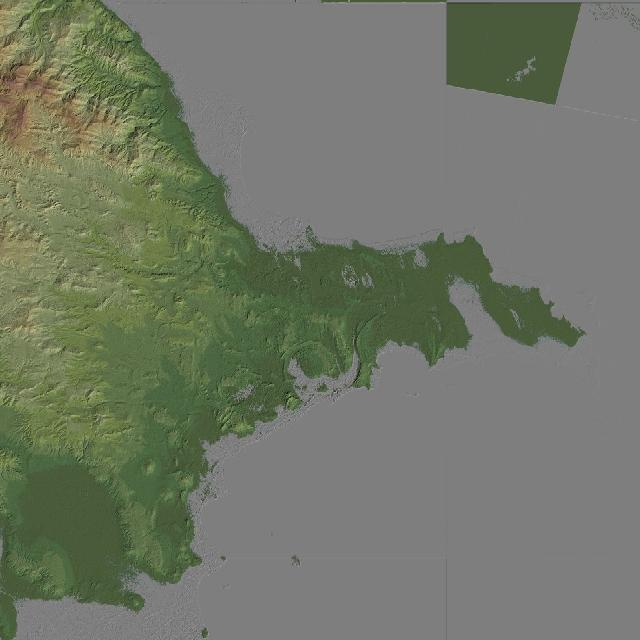
#> input picture web/data/maps/azerbaijan-earth-close-topo.jpg, 640 x 640 px; its folder holds only this picture in this run
$ python atlas_art.py ../web/data/maps/azerbaijan-earth-close-topo.jpg
#> lines starting #> are read from the running program, lines starting #| are printed output that depends on the picture
"""Opening figure: turn the public-domain photograph of the Farnese Atlas into a grid of characters.

    python -I pipeline/atlas_art.py path/to/atlas.png

Source: "Atlas, in the National Museum of Naples", photograph by Giacomo Brogi, reproduced in W. T. Olcott,
Star Lore of All Ages (1911). Public domain. Wikimedia Commons:
https://commons.wikimedia.org/wiki/File:Star_Lore_Of_All_Ages_(1911),_0125,_Atlas.png

Brightness picks the character, as for the globes: the dark background becomes spaces, the marble becomes ink.
Only the character grid is written to the site (web/js/atlas-art.js); the photograph itself is not published.
"""
import sys
from pathlib import Path

from PIL import Image, ImageOps

RAMP = " .:-=+*#%@"
COLS = 60
CELL_ASPECT = 0.59          # a character cell is this wide for its height (IBM Plex Mono, line-height 1.02)
CROP = (0.045, 0.03, 0.955, 0.97)   # trim the printed border of the plate (fractions of width and height)
BLACK, WHITE = 70, 235      # brightness at or below BLACK is background; at or above WHITE is the densest character


def main(path):
    im = Image.open(path).convert("L")
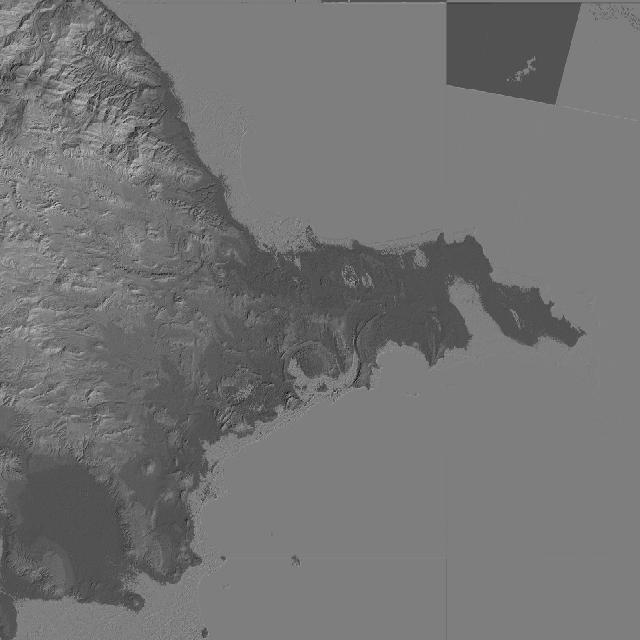
#> im: PIL image 640x640 L; min 7, max 214, mean 115.4
    w, h = im.size
#> w = 640; h = 640
    im = im.crop((int(CROP[0] * w), int(CROP[1] * h), int(CROP[2] * w), int(CROP[3] * h)))
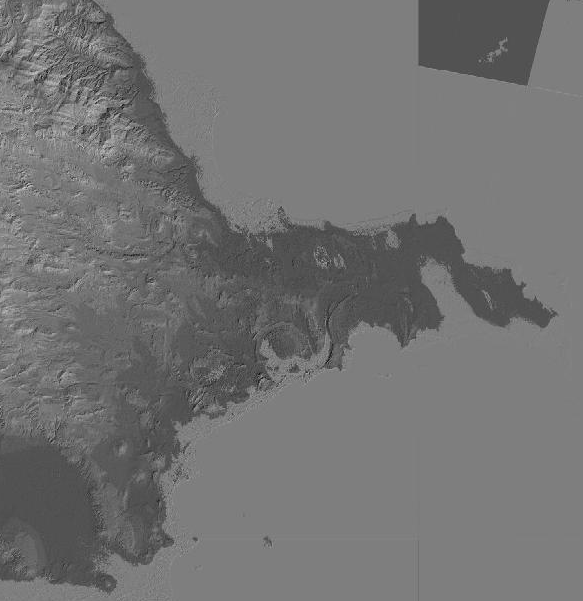
#> im: PIL image 583x601 L; min 8, max 214, mean 114.8
    rows = round(COLS * im.height / im.width * CELL_ASPECT)
#> rows = 36
    im = ImageOps.autocontrast(im.resize((COLS, rows), Image.LANCZOS), cutoff=1)
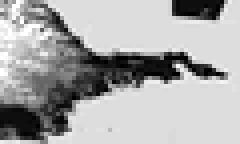
#> im: PIL image 60x36 L (shown 4 times larger); min 0, max 255, mean 168
    px = im.load()
    lines = []
    for j in range(rows):
        s = ""
        for i in range(COLS):
            t = (px[i, j] - BLACK) / (WHITE - BLACK)
            s += RAMP[max(0, min(len(RAMP) - 1, round(t * (len(RAMP) - 1))))]
        lines.append(s.rstrip().ljust(COLS))
#> after the loop, lines = 36 items
    while lines and not lines[0].strip():
        lines.pop(0)
#> this loop made 0 passes
    while lines and not lines[-1].strip():
        lines.pop()
    out = Path(__file__).resolve().parent.parent / "web" / "js" / "atlas-art.js"
    body = ",\n".join("  '" + l.replace("\\", "\\\\").replace("'", "\\'") + "'" for l in lines)
    out.write_text("// Written by pipeline/atlas_art.py from the public-domain Brogi photograph of the Farnese Atlas. Do not hand-edit.\n"
                   f"export const ATLAS_ART = [\n{body},\n];\n", encoding="utf-8", newline="\n")
    print("\n".join(lines))
    print(f"{len(lines)} rows x {COLS} columns -> {out}")
#| 36 rows x 60 columns -> web/js/atlas-art.js


if __name__ == "__main__":
    main(sys.argv[1])

$ run again, on web/data/maps/azerbaijan-earth-wide-topo.jpg
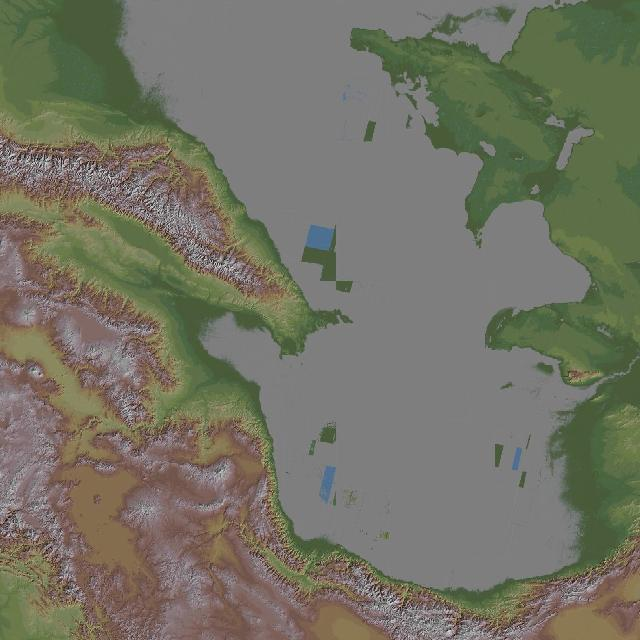
#> input picture web/data/maps/azerbaijan-earth-wide-topo.jpg, 640 x 640 px
#> in main, `im = im.crop((int(CROP[0] * w), int(CROP[1] * h), int(CROP[2] * w), in..`:
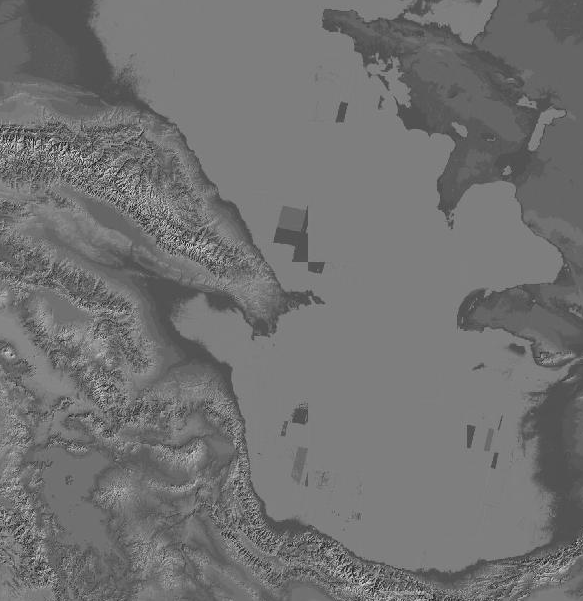
#> im: PIL image 583x601 L; min 1, max 231, mean 114
#> in main, `im = ImageOps.autocontrast(im.resize((COLS, rows), Image.LANCZOS), cut..`:
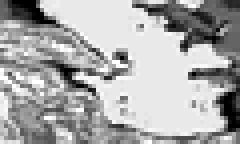
#> im: PIL image 60x36 L (shown 4 times larger); min 0, max 255, mean 169.2
#> after the loop in main, `for j in range(rows):`: lines = 36 items
#| 36 rows x 60 columns -> web/js/atlas-art.js
